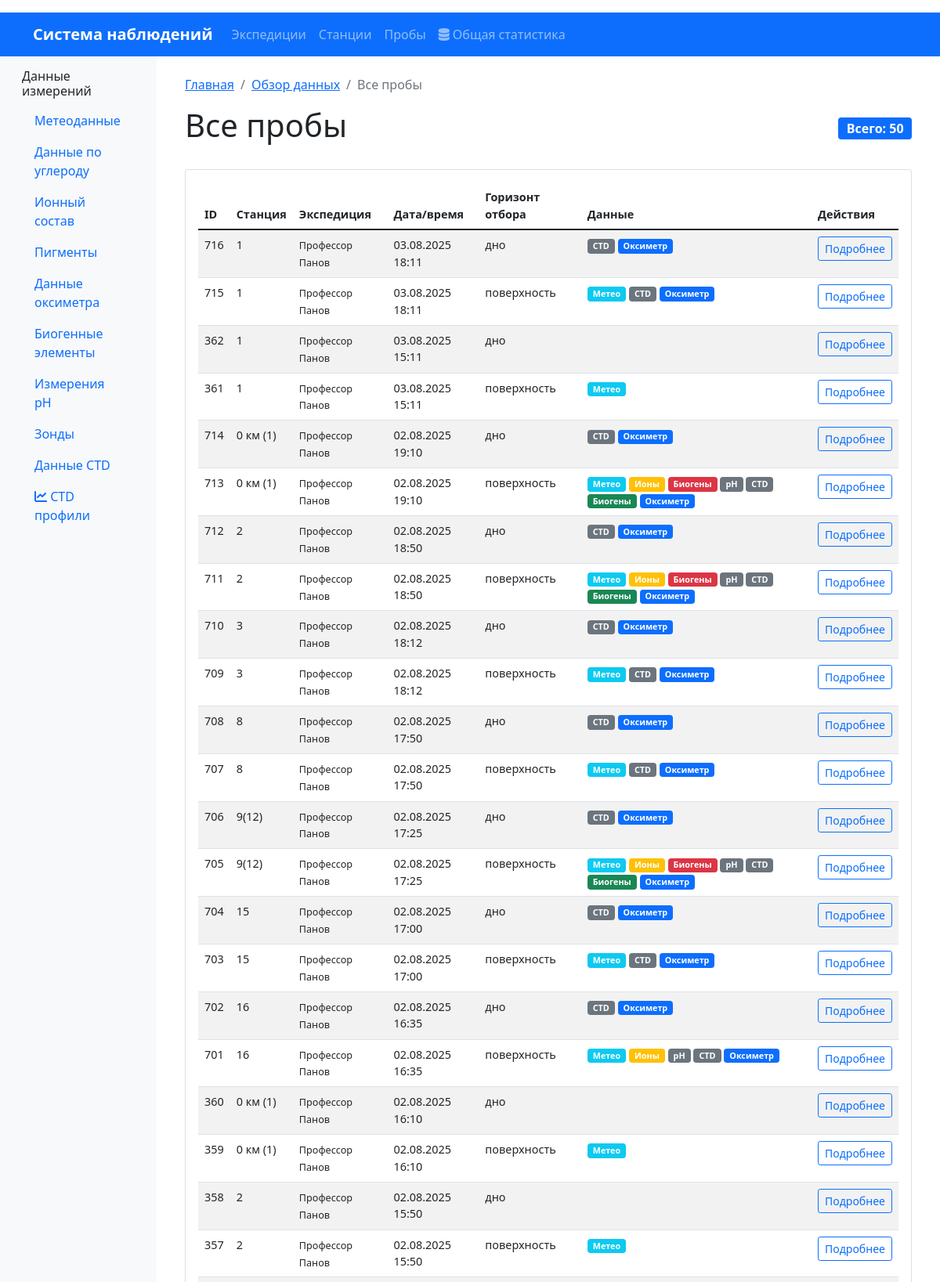
Page /data/samples/ (upper part) on the committed database.
### oceanography/models.py (models this page shows, shortened)
class Sample(models.Model):
    sample_id = models.AutoField(primary_key=True)
    station = models.ForeignKey(Station, on_delete=models.CASCADE, verbose_name="Станция", related_name='samples')
    datetime = models.DateTimeField(verbose_name="Дата и время отбора пробы")
    sampling_depth = models.CharField(max_length=50, verbose_name="Горизонт отбора")
    comment = models.TextField(blank=True, verbose_name="Комментарии")
    class Meta:
        db_table = 'samples'
        verbose_name = "Проба"
        verbose_name_plural = "Пробы"
        indexes = [
            models.Index(fields=['station', 'datetime']),
            models.Index(fields=['datetime']),
            models.Index(fields=['sampling_depth']),
        ]
        ordering = ['station__expedition', 'station', 'datetime']

class Station(models.Model):
    station_id = models.AutoField(primary_key=True)
    expedition = models.ForeignKey(Expedition, on_delete=models.CASCADE, verbose_name="Экспедиция", related_name='stations')
    station_name = models.CharField(max_length=200, verbose_name="Название станции")
    datetime = models.DateTimeField(verbose_name="Дата и время станции")  # НОВОЕ ПОЛЕ
    latitude = models.DecimalField(max_digits=9, decimal_places=6, verbose_name="Широта")
    longitude = models.DecimalField(max_digits=9, decimal_places=6, verbose_name="Долгота")
    bottom_depth = models.DecimalField(max_digits=7, decimal_places=2, null=True, blank=True, verbose_name="Глубина дна (м)")
    secchi_depth = models.DecimalField(max_digits=5, decimal_places=2, null=True, blank=True, verbose_name="Прозрачность по диску Секки (м)")
    class Meta:
        db_table = 'stations'
        verbose_name = "Станция"
        verbose_name_plural = "Станции"
        indexes = [
            models.Index(fields=['expedition', 'datetime']),
            models.Index(fields=['latitude', 'longitude']),
            models.Index(fields=['datetime']),
        ]
        unique_together = ['expedition', 'datetime']
        ordering = ['expedition', 'datetime']

class Expedition(models.Model):
    expedition_id = models.AutoField(primary_key=True)
    start_date = models.DateField(verbose_name="Дата начала экспедиции")
    end_date = models.DateField(verbose_name="Дата окончания экспедиции")
    platform = models.CharField(max_length=200, verbose_name="Название судна/платформы")
    area = models.CharField(max_length=300, verbose_name="Район работ")
    class Meta:
        db_table = 'expeditions'
        verbose_name = "Экспедиция"
        verbose_name_plural = "Экспедиции"
        indexes = [
            models.Index(fields=['start_date']),
            models.Index(fields=['platform']),
            models.Index(fields=['area']),
        ]
        ordering = ['-start_date']

### oceanography/views.py (the view)
# urls.py: path('data/samples/', SampleDataView.as_view(), name='data_samples'),
class SampleDataView(ViewAccessLoggingMixin, ListView):
    model = Sample
    template_name = 'oceanography/data_samples.html'
    context_object_name = 'samples'
    paginate_by = 50
    def get_queryset(self):
        return Sample.objects.select_related(
            'station', 'station__expedition'
        ).prefetch_related(
            'meteo_data', 'carbon_data', 'ionic_data',
            'pigments_data', 'nutrients_data', 'ph_measurements'
        ).order_by('-datetime')
    def get_context_data(self, **kwargs):
        context = super().get_context_data(**kwargs)
        context['breadcrumbs'] = [
            {'url': reverse('oceanography:home'), 'name': 'Главная'},
            {'url': reverse('oceanography:data_overview'), 'name': 'Обзор данных'},
            {'url': '', 'name': 'Все пробы'}
        ]
        return context

### oceanography/logger.py (called while the page is built)
    def _get_user_info(self, request):
        if hasattr(request, 'user') and not isinstance(request.user, AnonymousUser):
            return f"{request.user.username} (ID: {request.user.id})"
        else:
            return "Anonymous User"

    def _get_client_info(self, request):
        ip = request.META.get('REMOTE_ADDR', 'Unknown IP')
        user_agent = request.META.get('HTTP_USER_AGENT', 'Unknown Agent')
        return f"IP: {ip}, Agent: {user_agent[:100]}..."

    def log_action(self, request, action, target=None, details=None, status='success'):
        user_info = self._get_user_info(request)
        client_info = self._get_client_info(request)
        log_message = f"USER: {user_info} | ACTION: {action}"
        if target:
            log_message += f" | TARGET: {target}"
        if details:
            log_message += f" | DETAILS: {details}"
        log_message += f" | STATUS: {status} | {client_info}"
        if status == 'error':
            self.logger.error(log_message)
        else:
            self.logger.info(log_message)

### oceanography/mixins.py (called while the page is built)
    def dispatch(self, request, *args, **kwargs):
        try:
            response = super().dispatch(request, *args, **kwargs)
        except Exception:
            self._log_view_access(request, kwargs, status='error')
            raise
        else:
            self._log_view_access(request, kwargs)
            return response

    def _log_view_access(self, request, view_kwargs, status='success'):
        action = self.access_action or self._derive_action_name()
        target = f"Path: {request.get_full_path()}"
        details = self._build_details(request, view_kwargs)
        user_action_logger.log_action(
            request,
            action,
            target=target,
            details=details,
            status=status
        )

    def _derive_action_name(self):
        if hasattr(self, 'model') and self.model:
            return f"VIEW {self.model.__name__}"
        return f"VIEW {self.__class__.__name__}"

    def _build_details(self, request, view_kwargs):
        details_parts = []
        if view_kwargs:
            details_parts.append(f"kwargs={self._stringify_mapping(view_kwargs)}")
        if request.GET:
            details_parts.append(
                f"query={self._stringify_querydict(request.GET)}"
            )
        return " | ".join(details_parts) if details_parts else None

### oceanography/templates/oceanography/data_samples.html (shortened to what this page needs)
{% extends 'base.html' %}
{% load humanize %}
{% block content %}
    {% include 'include/_breadcrumbs.html' %}
    <div class="d-flex justify-content-between align-items-center mb-4">
        <h1>Все пробы</h1>
        <span class="badge bg-primary fs-6">Всего: {{ samples.count|intcomma }}</span>
    </div>
    <div class="card">
        <div class="card-body">
            <div class="table-responsive">
                <table class="table table-striped table-hover data-table">
                    <thead>
                        <tr>
                            <th>ID</th>
                            <th>Станция</th>
                            <th>Экспедиция</th>
                            <th>Дата/время</th>
                            <th>Горизонт отбора</th>
                            <th>Данные</th>
                            <th>Действия</th>
                        </tr>
                    </thead>
                    <tbody>
                        {% for sample in samples %}
                        <tr>
                            <td>{{ sample.sample_id }}</td>
                            <td>{{ sample.station.station_name }}</td>
                            <td>
                                <small>{{ sample.station.expedition.platform }}</small>
                            </td>
                            <td>{{ sample.datetime|date:"d.m.Y H:i" }}</td>
                            <td>{{ sample.sampling_depth }}</td>
                            <td>
                                {% if sample.meteo_data.exists %}<span class="badge bg-info">Метео</span>{% endif %}
                                {% if sample.ionic_data.exists %}<span class="badge bg-warning">Ионы</span>{% endif %}
                                {% if sample.nutrients_data.exists %}<span class="badge bg-danger">Биогены</span>{% endif %}
                                {% if sample.ph_measurements.exists %}<span class="badge bg-secondary">pH</span>{% endif %}
                                {% if sample.ctd_data.exists %}<span class="badge bg-secondary">CTD</span>{% endif %}
                                {% if sample.nutrients_data.exists %}<span class="badge bg-success">Биогены</span>{% endif %}
                                {% if sample.oxymetr_data.exists %}<span class="badge bg-primary">Оксиметр</span>{% endif %}
                            </td>
                            <td>
                                <a href="{% url 'oceanography:coming_soon' %}" class="btn btn-sm btn-outline-primary">
                                    Подробнее
                                </a>
                            </td>
                        </tr>
                        {% empty %}
                        <tr>
                            <td colspan="7" class="text-center text-muted py-4">
                                Пробы не найдены
                            </td>
                        </tr>
                        {% endfor %}
                    </tbody>
                </table>
            </div>
        </div>
    </div>
{% endblock %}

### oceanography/templates/base.html (style rules this page uses)
.data-table { font-size: 0.9rem; }
.card { transition: transform 0.2s; }

### rows in the picture
Sample: sample_id "716", station.station_name "1", station.expedition.platform "Профессор Панов", datetime "03.08.2025 18:11", sampling_depth "дно", shows "CTD", shows "Оксиметр"
Sample: sample_id "715", station.station_name "1", station.expedition.platform "Профессор Панов", datetime "03.08.2025 18:11", sampling_depth "поверхность", shows "Метео", shows "CTD", shows "Оксиметр"
Sample: sample_id "362", station.station_name "1", station.expedition.platform "Профессор Панов", datetime "03.08.2025 15:11", sampling_depth "дно"
Sample: sample_id "361", station.station_name "1", station.expedition.platform "Профессор Панов", datetime "03.08.2025 15:11", sampling_depth "поверхность", shows "Метео"
Sample: sample_id "714", station.station_name "0 км (1)", station.expedition.platform "Профессор Панов", datetime "02.08.2025 19:10", sampling_depth "дно", shows "CTD", shows "Оксиметр"
Sample: sample_id "713", station.station_name "0 км (1)", station.expedition.platform "Профессор Панов", datetime "02.08.2025 19:10", sampling_depth "поверхность", shows "Метео", shows "Ионы", shows "Биогены", shows "pH", shows "CTD", shows "Оксиметр"
Sample: sample_id "712", station.station_name "2", station.expedition.platform "Профессор Панов", datetime "02.08.2025 18:50", sampling_depth "дно", shows "CTD", shows "Оксиметр"
Sample: sample_id "711", station.station_name "2", station.expedition.platform "Профессор Панов", datetime "02.08.2025 18:50", sampling_depth "поверхность", shows "Метео", shows "Ионы", shows "Биогены", shows "pH", shows "CTD", shows "Оксиметр"
Sample: sample_id "710", station.station_name "3", station.expedition.platform "Профессор Панов", datetime "02.08.2025 18:12", sampling_depth "дно", shows "CTD", shows "Оксиметр"
Sample: sample_id "709", station.station_name "3", station.expedition.platform "Профессор Панов", datetime "02.08.2025 18:12", sampling_depth "поверхность", shows "Метео", shows "CTD", shows "Оксиметр"
Sample: sample_id "708", station.station_name "8", station.expedition.platform "Профессор Панов", datetime "02.08.2025 17:50", sampling_depth "дно", shows "CTD", shows "Оксиметр"
Sample: sample_id "707", station.station_name "8", station.expedition.platform "Профессор Панов", datetime "02.08.2025 17:50", sampling_depth "поверхность", shows "Метео", shows "CTD", shows "Оксиметр"
Sample: sample_id "706", station.station_name "9(12)", station.expedition.platform "Профессор Панов", datetime "02.08.2025 17:25", sampling_depth "дно", shows "CTD", shows "Оксиметр"
Sample: sample_id "705", station.station_name "9(12)", station.expedition.platform "Профессор Панов", datetime "02.08.2025 17:25", sampling_depth "поверхность", shows "Метео", shows "Ионы", shows "Биогены", shows "pH", shows "CTD", shows "Оксиметр"
Sample: sample_id "704", station.station_name "15", station.expedition.platform "Профессор Панов", datetime "02.08.2025 17:00", sampling_depth "дно", shows "CTD", shows "Оксиметр"
Sample: sample_id "703", station.station_name "15", station.expedition.platform "Профессор Панов", datetime "02.08.2025 17:00", sampling_depth "поверхность", shows "Метео", shows "CTD", shows "Оксиметр"
Sample: sample_id "702", station.station_name "16", station.expedition.platform "Профессор Панов", datetime "02.08.2025 16:35", sampling_depth "дно", shows "CTD", shows "Оксиметр"
Sample: sample_id "701", station.station_name "16", station.expedition.platform "Профессор Панов", datetime "02.08.2025 16:35", sampling_depth "поверхность", shows "Метео", shows "Ионы", shows "pH", shows "CTD", shows "Оксиметр"
Sample: sample_id "360", station.station_name "0 км (1)", station.expedition.platform "Профессор Панов", datetime "02.08.2025 16:10", sampling_depth "дно"
Sample: sample_id "359", station.station_name "0 км (1)", station.expedition.platform "Профессор Панов", datetime "02.08.2025 16:10", sampling_depth "поверхность", shows "Метео"
Sample: sample_id "358", station.station_name "2", station.expedition.platform "Профессор Панов", datetime "02.08.2025 15:50", sampling_depth "дно"
Sample: sample_id "357", station.station_name "2", station.expedition.platform "Профессор Панов", datetime "02.08.2025 15:50", sampling_depth "поверхность", shows "Метео"

### other values in the picture
{{ crumb.name }} "Главная" "Обзор данных"
{{ crumb.name }} "Все пробы"
{{ samples.count|intcomma }} "50"
